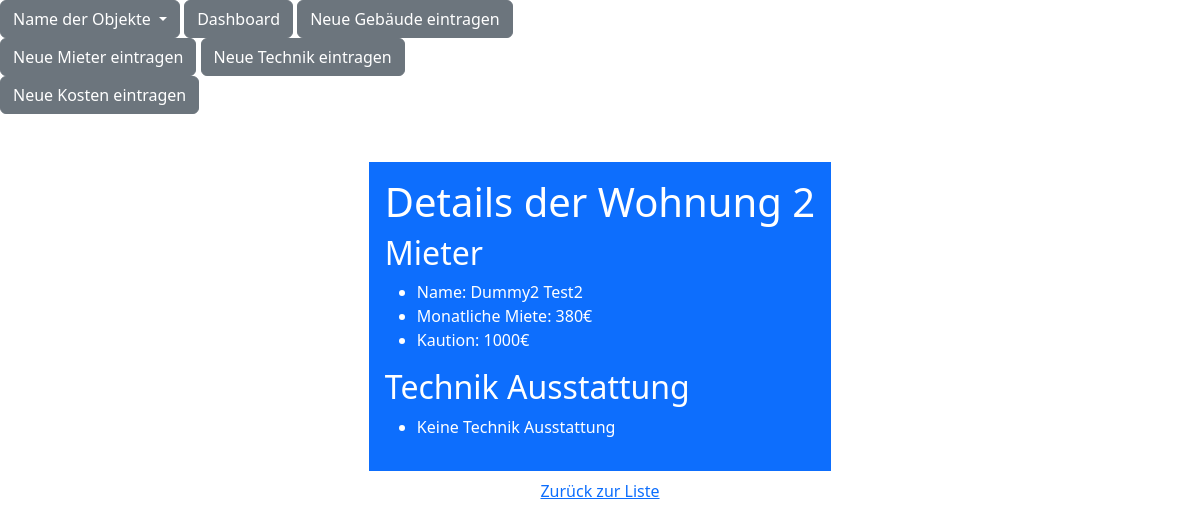
/wohnung/2/, run on the app's committed database.
### gebäude/models.py (models this page shows)
class Mietern(models.Model):
    objekt = models.ForeignKey(Objekte, on_delete=models.CASCADE)
    vornanme = models.CharField(max_length=200)
    nachname = models.CharField(max_length=200)
    monats_miethe = models.IntegerField(validators=[zusässige_posetive], blank=True)
    kaution = models.IntegerField(validators=[zusässige_posetive], blank=True)
    wohnung = models.IntegerField(blank=True, null=True)

### gebäude/views.py (the view)
# urls.py: path('wohnung/<int:id>/', wohnung_details, name='wohnung-details'),
def wohnung_details(request, id):
    mieter = get_object_or_404(Mietern, id=id)
    technik = Technik.objects.filter(objekt=mieter.objekt, wohnung=mieter.wohnung)
    objekte = Objekte.objects.all()
    return render(request, 'wohnung_details.html', {'mieter': mieter, 'technik': technik, 'objekte': objekte})

### templates/wohnung_details.html (shortened to what this page needs)
{% extends 'base.html' %}
{% load custom_filters %}
{% block content %}
<body>
    <div class="container d-flex flex-column align-items-center mt-5">
        <div class="p-3 mb-2 bg-primary text-white">
        <h1>Details der Wohnung {{ mieter.wohnung }}</h1>
        <h2>Mieter</h2>
        <ul>
            <li>Name: {{ mieter.vornanme }} {{ mieter.nachname }}</li>
            <li>Monatliche Miete: {{ mieter.monats_miethe }}€</li>
            <li>Kaution: {{ mieter.kaution }}€</li>
        </ul>
        <h2>Technik Ausstattung</h2>
        <ul>
            {% for tech in technik %}
            <li>{{ tech.gegenstand }}</li>
            {% empty %}
            <li>Keine Technik Ausstattung</li>
            {% endfor %}
        </ul>
    </div>
    <a href="{% url 'objekte' %}">Zurück zur Liste</a>
</div>
</body>
{% endblock %}

### data on the page
Mietern: wohnung "2", vornanme "Dummy2", nachname "Test2", monats_miethe "380", kaution "1000"
